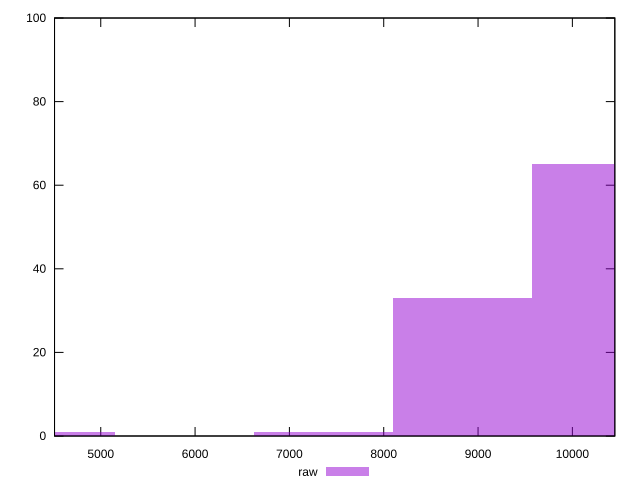

Write the gnuplot code that produced this figure.
reset

$raw <<EOF
10304.955418062018 65
7360.682441472871 1
8832.818929767443 33
4416.409464883722 1
EOF

set key outside below
set boxwidth 1472.136488294574
set xrange [4510:10450]
set yrange [0:100]
set trange [0:100]
set style fill transparent solid 0.5 noborder
set terminal svg size 640, 490 enhanced background rgb 'white'
set output "reprap/uses-text-compression/samples/pages+cached+noexternal+nomedia/raw/histogram.svg"

plot $raw title "raw" with boxes

reset
